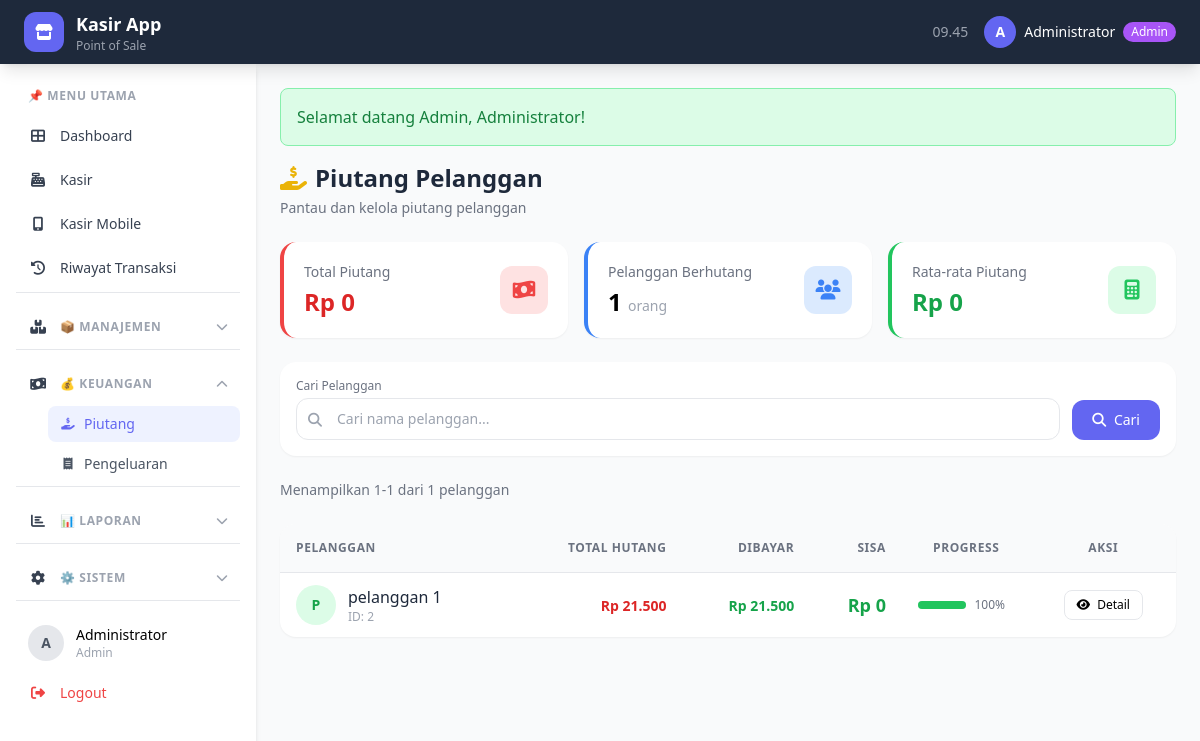
/index.php?page=piutang (signed in), run on the app's committed database.
### tables this page shows
CREATE TABLE `pelanggan` (
  `id` int(11) NOT NULL AUTO_INCREMENT,
  `nama` varchar(100) NOT NULL,
  `no_hp` varchar(20) DEFAULT NULL,
  `alamat` text DEFAULT NULL,
  `saldo_piutang` decimal(10,2) NOT NULL DEFAULT 0.00,
  `created_at` timestamp NOT NULL DEFAULT current_timestamp(),
  PRIMARY KEY (`id`)
);

### halaman/piutang.php (the view, shortened to what this page needs)
<?php
$search = $_GET['search'] ?? '';
$currentPage = isset($_GET['page_num']) ? max(1, (int)$_GET['page_num']) : 1;
$perPage = 15;
$where = "HAVING (saldo_piutang > 0 OR total_hutang > 0)";
$sql = "
    SELECT p.*,
           COALESCE((SELECT SUM(jumlah) FROM piutang WHERE pelanggan_id = p.id AND tipe = 'pembayaran'),0) as total_bayar,
           COALESCE((SELECT SUM(jumlah) FROM piutang WHERE pelanggan_id = p.id AND tipe != 'pembayaran'),0) as total_hutang
    FROM pelanggan p
    $where
    ORDER BY saldo_piutang DESC
";
$countSql = "SELECT COUNT(*) as total FROM ($sql) as subquery";
$totalQuery = mysqli_query($conn, $countSql);
$totalRows = mysqli_fetch_assoc($totalQuery)['total'];
$start = ($currentPage - 1) * $perPage;
$list = mysqli_query($conn, "$sql LIMIT $start, $perPage");
$total_semua = mysqli_fetch_assoc(mysqli_query($conn, "SELECT COALESCE(SUM(saldo_piutang),0) as total FROM pelanggan"));
?>
<div class="space-y-6">
    <div class="flex flex-col md:flex-row md:items-center md:justify-between gap-4">
        <div>
            <h1 class="text-2xl font-bold text-dark">
                <i class="fas fa-hand-holding-usd text-yellow-500 mr-2"></i>Piutang Pelanggan
            </h1>
            <p class="text-sm text-gray-500 mt-1">Pantau dan kelola piutang pelanggan</p>
        </div>
    </div>
    <div class="grid grid-cols-1 md:grid-cols-3 gap-4">
        <div class="bg-white rounded-2xl shadow-sm p-5 border-l-4 border-red-500 hover:shadow-md transition">
            <div class="flex items-center justify-between">
                <div>
                    <p class="text-sm text-gray-500">Total Piutang</p>
                    <p class="text-2xl font-bold text-red-600 mt-1"><?= rupiah($total_semua['total']) ?></p>
                </div>
                <div class="w-12 h-12 bg-red-100 rounded-xl flex items-center justify-center">
                    <i class="fas fa-money-bill-wave text-red-500 text-xl"></i>
                </div>
            </div>
        </div>
        <div class="bg-white rounded-2xl shadow-sm p-5 border-l-4 border-blue-500 hover:shadow-md transition">
            <div class="flex items-center justify-between">
                <div>
                    <p class="text-sm text-gray-500">Pelanggan Berhutang</p>
                    <p class="text-2xl font-bold mt-1"><?= $totalRows ?> <span class="text-sm font-normal text-gray-400">orang</span></p>
                </div>
                <div class="w-12 h-12 bg-blue-100 rounded-xl flex items-center justify-center">
                    <i class="fas fa-users text-blue-500 text-xl"></i>
                </div>
            </div>
        </div>
        <div class="bg-white rounded-2xl shadow-sm p-5 border-l-4 border-green-500 hover:shadow-md transition">
            <div class="flex items-center justify-between">
                <div>
                    <p class="text-sm text-gray-500">Rata-rata Piutang</p>
                    <p class="text-2xl font-bold text-green-600 mt-1">
                        <?= $totalRows > 0 ? rupiah(round($total_semua['total'] / $totalRows)) : rupiah(0) ?>
                    </p>
                </div>
                <div class="w-12 h-12 bg-green-100 rounded-xl flex items-center justify-center">
                    <i class="fas fa-calculator text-green-500 text-xl"></i>
                </div>
            </div>
        </div>
    </div>
    <div class="bg-white rounded-2xl shadow-sm p-4">
        <form method="get" class="flex flex-wrap gap-3 items-end">
            <div class="flex-1 min-w-[200px]">
                <label class="text-xs text-gray-500 font-medium block mb-1">Cari Pelanggan</label>
                <div class="relative">
                    <i class="fas fa-search absolute left-3 top-3 text-gray-400 text-sm"></i>
                    <input type="text" name="search" value="<?= htmlspecialchars($search) ?>"
                           placeholder="Cari nama pelanggan..."
                           class="w-full pl-10 pr-4 py-2.5 border border-gray-200 rounded-xl text-sm focus:ring-2 focus:ring-primary focus:border-transparent outline-none transition">
                </div>
            </div>
            <button type="submit" class="bg-primary text-white px-5 py-2.5 rounded-xl text-sm font-medium hover:bg-indigo-700 transition">
                <i class="fas fa-search mr-1"></i> Cari
            </button>
        </form>
    </div>
    <div class="flex items-center justify-between">
        <p class="text-sm text-gray-500">
            <?php if($totalRows > 0): ?>
            Menampilkan <span class="font-medium"><?= $start + 1 ?>-<?= min($totalRows, $start + $perPage) ?></span>
            dari <span class="font-medium"><?= $totalRows ?></span> pelanggan
            <?php else: ?>
            Tidak ada piutang 🎉
            <?php endif; ?>
        </p>
    </div>
    <div class="bg-white rounded-2xl shadow-sm overflow-hidden">
        <div class="overflow-x-auto">
            <table class="w-full">
                <thead>
                    <tr class="bg-gray-50 border-b border-gray-200">
                        <th class="text-left px-4 py-4 text-xs font-semibold text-gray-500 uppercase tracking-wider">Pelanggan</th>
                        <th class="text-right px-4 py-4 text-xs font-semibold text-gray-500 uppercase tracking-wider">Total Hutang</th>
                        <th class="text-right px-4 py-4 text-xs font-semibold text-gray-500 uppercase tracking-wider">Dibayar</th>
                        <th class="text-right px-4 py-4 text-xs font-semibold text-gray-500 uppercase tracking-wider">Sisa</th>
                        <th class="text-center px-4 py-4 text-xs font-semibold text-gray-500 uppercase tracking-wider">Progress</th>
                        <th class="text-center px-4 py-4 text-xs font-semibold text-gray-500 uppercase tracking-wider">Aksi</th>
                    </tr>
                </thead>
                <tbody class="divide-y divide-gray-100">
                    <?php while($p = mysqli_fetch_assoc($list)):
                        $progress = $p['total_hutang'] > 0 ? round(($p['total_bayar'] / $p['total_hutang']) * 100) : 0;
                        $sisa = $p['saldo_piutang'];
                    ?>
                    <tr class="hover:bg-gray-50 transition cursor-pointer"
                        onclick="window.location='?page=piutang-detail&id=<?= $p['id'] ?>'">
                        <td class="px-4 py-3">
                            <div class="flex items-center gap-3">
                                <div class="w-10 h-10 rounded-full flex items-center justify-center font-bold text-sm
                                    <?= $sisa > 500000 ? 'bg-red-100 text-red-600' : ($sisa > 0 ? 'bg-yellow-100 text-yellow-600' : 'bg-green-100 text-green-600') ?>">
                                    <?= strtoupper(substr($p['nama'], 0, 1)) ?>
                                </div>
                                <div>
                                    <p class="font-medium text-dark"><?= htmlspecialchars($p['nama']) ?></p>
                                    <p class="text-xs text-gray-400">ID: <?= $p['id'] ?></p>
                                </div>
                            </div>
                        </td>
                        <td class="px-4 py-3 text-right">
                            <span class="text-red-600 font-bold text-sm"><?= rupiah($p['total_hutang']) ?></span>
                        </td>
                        <td class="px-4 py-3 text-right">
                            <span class="text-green-600 font-bold text-sm"><?= rupiah($p['total_bayar']) ?></span>
                        </td>
                        <td class="px-4 py-3 text-right">
                            <span class="text-lg font-bold <?= $sisa > 0 ? 'text-red-600' : 'text-green-600' ?>">
                                <?= rupiah($sisa) ?>
                            </span>
                        </td>
                        <td class="px-4 py-3">
                            <div class="flex items-center gap-2">
                                <div class="flex-1 bg-gray-200 rounded-full h-2">
                                    <div class="h-2 rounded-full <?= $progress >= 100 ? 'bg-green-500' : 'bg-yellow-500' ?>"
                                         style="width: <?= $progress ?>%"></div>
                                </div>
                                <span class="text-xs text-gray-500 w-10"><?= $progress ?>%</span>
                            </div>
                        </td>
                        <td class="px-4 py-3" onclick="event.stopPropagation()">
                            <div class="flex justify-center gap-1">
                                <a href="?page=piutang-detail&id=<?= $p['id'] ?>"
                                   class="px-3 py-1.5 text-xs border border-gray-200 rounded-lg hover:bg-blue-50 hover:text-blue-600 hover:border-blue-200 transition">
                                    <i class="fas fa-eye mr-1"></i> Detail
                                </a>
                            </div>
                        </td>
                    </tr>
                    <?php endwhile; ?>
                </tbody>
            </table>
        </div>
    </div>
</div>

### data on the page
pelanggan: nama "P", nama "pelanggan 1", id "2", total_hutang "Rp 21.500", total_bayar "Rp 21.500", saldo_piutang "Rp 0", progress "100"

### other printed values
APP_NAME "Kasir App"
substr($user['nama'], 0, 1) "A"
$user['nama'] "Administrator"
$user['role'] "Admin"
$_SESSION[$nama] "Selamat datang Admin, Administrator!"
rupiah($total_semua['total']) "Rp 0"
$totalRows "1"
rupiah(round($total_semua['total'] / $totalRows)) "Rp 0"
$start + 1 "1"
min($totalRows, $start + $perPage) "1"
